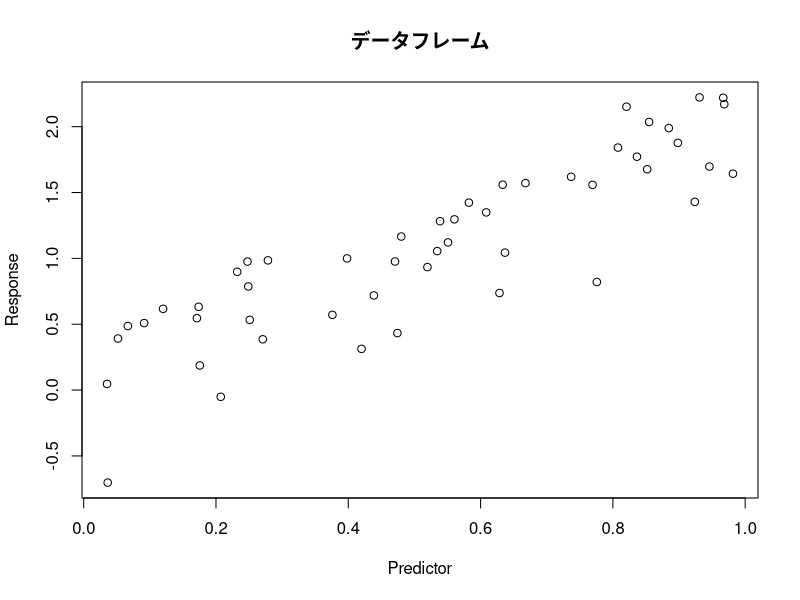

R code for this plot:
# データフレームをプロットする
x <- runif(50)
y <- 2 * x + rnorm(x, sd = 0.3)
df <- data.frame(Predictor = x, Response = y)
plot(df, main = "データフレーム")